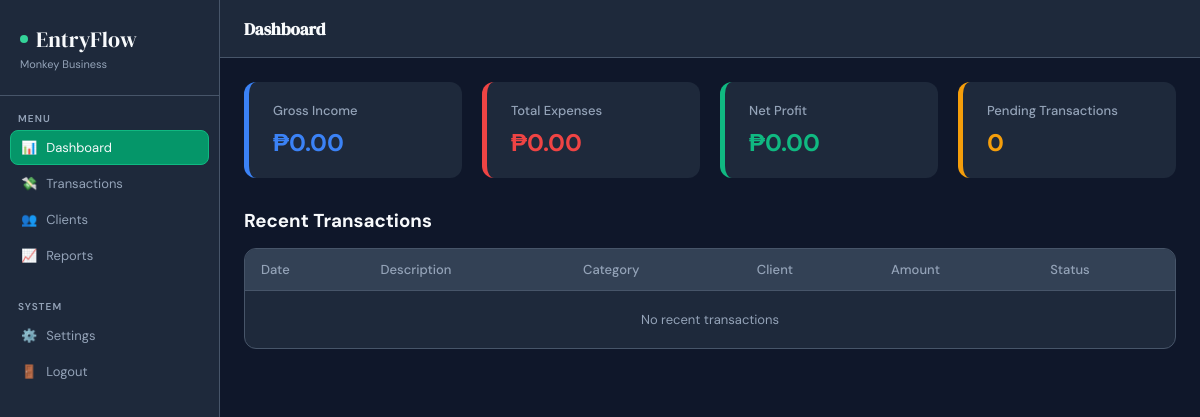
Page / (signed in) on the earlier database version.
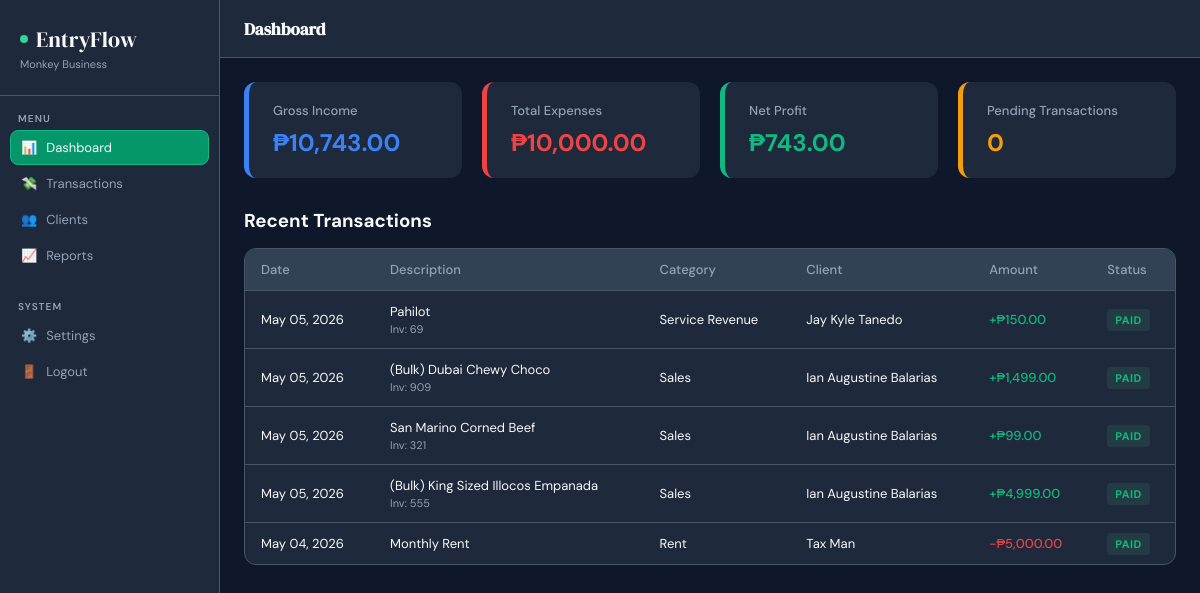
Same page on the later database version.
### tables this page shows
CREATE TABLE `transactions` (
  `id` int(10) UNSIGNED NOT NULL,
  `user_id` int(10) UNSIGNED NOT NULL,
  `client_id` int(10) UNSIGNED DEFAULT NULL,
  `category_id` int(10) UNSIGNED DEFAULT NULL,
  `invoice_no` varchar(50) DEFAULT NULL,
  `description` varchar(255) NOT NULL,
  `amount` decimal(14,2) NOT NULL,
  `type` enum('income','expense') NOT NULL,
  `status` enum('paid','pending','overdue') NOT NULL DEFAULT 'pending',
  `transaction_date` date NOT NULL,
  `notes` text DEFAULT NULL,
  `created_at` datetime NOT NULL DEFAULT current_timestamp(),
  `updated_at` datetime NOT NULL DEFAULT current_timestamp() ON UPDATE current_timestamp()
);

CREATE TABLE `categories` (
  `id` int(10) UNSIGNED NOT NULL,
  `user_id` int(10) UNSIGNED DEFAULT NULL COMMENT 'NULL = global default',
  `name` varchar(100) NOT NULL,
  `type` enum('income','expense') NOT NULL,
  `is_default` tinyint(1) NOT NULL DEFAULT 0,
  `created_at` datetime NOT NULL DEFAULT current_timestamp(),
  `updated_at` datetime NOT NULL DEFAULT current_timestamp() ON UPDATE current_timestamp()
);

CREATE TABLE `clients` (
  `id` int(10) UNSIGNED NOT NULL,
  `user_id` int(10) UNSIGNED NOT NULL,
  `name` varchar(150) NOT NULL,
  `email` varchar(150) DEFAULT NULL,
  `phone` varchar(20) DEFAULT NULL,
  `address` text DEFAULT NULL,
  `notes` text DEFAULT NULL,
  `created_at` datetime NOT NULL DEFAULT current_timestamp(),
  `updated_at` datetime NOT NULL DEFAULT current_timestamp() ON UPDATE current_timestamp()
);

### index.php (the view, shortened to what this page needs)
<?php
$db   = getDB();
$userId  = (int)$_SESSION['user_id'];
$curMonth = date('Y-m');
$statsQuery = $db->query("SELECT type, SUM(amount) AS t FROM transactions WHERE user_id=$userId AND DATE_FORMAT(transaction_date,'%Y-%m')='$curMonth' GROUP BY type");
$totals = ['income' => 0, 'expense' => 0];
foreach ($statsQuery->fetch_all(MYSQLI_ASSOC) as $row) {
    $totals[$row['type']] = (float)$row['t'];
}
$grossProfit = $totals['income'] - $totals['expense'];
$pendingCnt  = (int)$db->query("SELECT COUNT(*) FROM transactions WHERE user_id=$userId AND status='pending'")->fetch_row()[0];
$recentTx = $db->query("
    SELECT t.id, t.description, t.amount, t.type, t.status, t.transaction_date, t.invoice_no,
           c.name AS client_name, cat.name AS category_name
    FROM transactions t
    LEFT JOIN clients c ON c.id=t.client_id
    LEFT JOIN categories cat ON cat.id=t.category_id
    WHERE t.user_id=$userId
    ORDER BY t.transaction_date DESC, t.id DESC LIMIT 5
")->fetch_all(MYSQLI_ASSOC);
include 'includes/header.php';
?>
<div class="grid">
    <div class="card-income">
        <h3>Gross Income</h3>
        <h2><?= $sym ?><?= number_format($totals['income'], 2) ?></h2>
    </div>
    <div class="card-expense">
        <h3>Total Expenses</h3>
        <h2><?= $sym ?><?= number_format($totals['expense'], 2) ?></h2>
    </div>
    <div class="card-profit" <?= $grossProfit < 0 ? 'style="border-left-color: var(--danger) !important;"' : '' ?>>
        <h3>Net Profit</h3>
        <h2 <?= $grossProfit < 0 ? 'style="color: var(--danger) !important;"' : '' ?>>
            <?= $grossProfit < 0 ? '-' : '' ?><?= $sym ?><?= number_format(abs($grossProfit), 2) ?>
        </h2>
    </div>
    <div class="card-pending">
        <h3>Pending Transactions</h3>
        <h2><?= $pendingCnt ?></h2>
    </div>
</div>
<div style="display: flex; justify-content: space-between; align-items: center; margin: 30px 0 15px;">
    <h3>Recent Transactions</h3>
</div>
<div class="tc">
    <table>
        <thead>
            <tr>
                <th>Date</th>
                <th>Description</th>
                <th>Category</th>
                <th>Client</th>
                <th>Amount</th>
                <th>Status</th>
            </tr>
        </thead>
        <tbody>
            <?php if (empty($recentTx)): ?>
                <tr><td colspan="6" style="text-align: center; padding: 20px; color: var(--text-muted);">No recent transactions</td></tr>
            <?php else: ?>
                <?php foreach ($recentTx as $tx): ?>
                    <tr>
                        <td><?= date('M d, Y', strtotime($tx['transaction_date'])) ?></td>
                        <td class="tdn">
                            <?= htmlspecialchars($tx['description']) ?>
                            <?php if ($tx['invoice_no']): ?><div class="tds">Inv: <?= htmlspecialchars($tx['invoice_no']) ?></div><?php endif; ?>
                        </td>
                        <td><?= htmlspecialchars($tx['category_name'] ?? '—') ?></td>
                        <td><?= htmlspecialchars($tx['client_name'] ?? '—') ?></td>
                        <td class="<?= $tx['type'] === 'income' ? 'ap' : 'an' ?>">
                            <?= $tx['type'] === 'income' ? '+' : '-' ?>₱<?= number_format($tx['amount'], 2) ?>
                        </td>
                        <td>
                            <?php $statusClass = $tx['status'] === 'paid' ? 'bp2' : ($tx['status'] === 'pending' ? 'bpd' : 'bod'); ?>
                            <span class="badge <?= $statusClass ?>"><?= ucfirst($tx['status']) ?></span>
                        </td>
                    </tr>
                <?php endforeach; ?>
            <?php endif; ?>
        </tbody>
    </table>
</div>
<?php include 'includes/footer.php'; ?>

Differences in the rows shown:
added transactions: transaction_date "May 05, 2026", description "Pahilot", invoice_no "69", category.name "Service Revenue", client.name "Jay Kyle Tanedo", amount "150.00", status "PAID"
added transactions: transaction_date "May 05, 2026", description "(Bulk) Dubai Chewy Choco", invoice_no "909", category.name "Sales", client.name "Ian Augustine Balarias", amount "1,499.00", status "PAID"
added transactions: transaction_date "May 05, 2026", description "San Marino Corned Beef", invoice_no "321", category.name "Sales", client.name "Ian Augustine Balarias", amount "99.00", status "PAID"
added transactions: transaction_date "May 05, 2026", description "(Bulk) King Sized Illocos Empanada", invoice_no "555", category.name "Sales", client.name "Ian Augustine Balarias", amount "4,999.00", status "PAID"
added transactions: transaction_date "May 04, 2026", description "Monthly Rent", category.name "Rent", client.name "Tax Man", amount "5,000.00", status "PAID", type "expense" (drawn)
Other differences:
$totals['income']: "0.00" → "10,743.00"
$totals['expense']: "0.00" → "10,000.00"
abs($grossProfit): "0.00" → "743.00"
text no longer shown: "No recent transactions"
